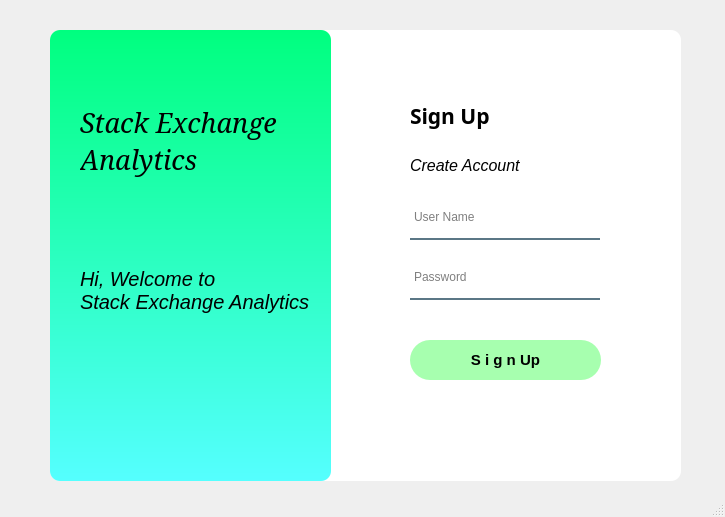
<?xml version="1.0" encoding="UTF-8"?>
<ui version="4.0">
 <class>MainWindow</class>
 <widget class="QMainWindow" name="MainWindow">
  <property name="geometry">
   <rect>
    <x>0</x>
    <y>0</y>
    <width>725</width>
    <height>517</height>
   </rect>
  </property>
  <property name="windowTitle">
   <string>MainWindow</string>
  </property>
  <widget class="QWidget" name="centralwidget">
   <widget class="QLabel" name="backlabel">
    <property name="geometry">
     <rect>
      <x>50</x>
      <y>30</y>
      <width>631</width>
      <height>451</height>
     </rect>
    </property>
    <property name="styleSheet">
     <string notr="true">background-color:rgba(255,255,255,255);
border-radius:10px;</string>
    </property>
    <property name="text">
     <string/>
    </property>
   </widget>
   <widget class="QLabel" name="lbl_logo">
    <property name="geometry">
     <rect>
      <x>80</x>
      <y>100</y>
      <width>231</width>
      <height>81</height>
     </rect>
    </property>
    <property name="font">
     <font>
      <family>Elephant</family>
      <pointsize>20</pointsize>
      <weight>50</weight>
      <italic>true</italic>
      <bold>false</bold>
     </font>
    </property>
    <property name="styleSheet">
     <string notr="true">color:rgb(0, 0, 0);
font: ;
font: italic 20pt &quot;Elephant&quot;;</string>
    </property>
    <property name="text">
     <string>Stack Exchange 
Analytics</string>
    </property>
   </widget>
   <widget class="QLabel" name="lbl_subheading">
    <property name="geometry">
     <rect>
      <x>80</x>
      <y>240</y>
      <width>261</width>
      <height>101</height>
     </rect>
    </property>
    <property name="font">
     <font>
      <family>MS Sans Serif</family>
      <pointsize>15</pointsize>
      <weight>9</weight>
      <italic>true</italic>
      <bold>false</bold>
     </font>
    </property>
    <property name="styleSheet">
     <string notr="true">color:rgba(0000);
font: ;
font: 75 italic 15pt &quot;MS Sans Serif&quot;;</string>
    </property>
    <property name="text">
     <string>Hi, Welcome to
Stack Exchange Analytics</string>
    </property>
   </widget>
   <widget class="QLabel" name="heading_label">
    <property name="geometry">
     <rect>
      <x>410</x>
      <y>100</y>
      <width>101</width>
      <height>31</height>
     </rect>
    </property>
    <property name="font">
     <font>
      <family>Rockwell</family>
      <pointsize>16</pointsize>
      <weight>75</weight>
      <bold>true</bold>
     </font>
    </property>
    <property name="styleSheet">
     <string notr="true">color:(0,0,0,200);
font-size:18;
</string>
    </property>
    <property name="text">
     <string>Sign Up</string>
    </property>
   </widget>
   <widget class="QLabel" name="frontlabel">
    <property name="geometry">
     <rect>
      <x>50</x>
      <y>30</y>
      <width>281</width>
      <height>451</height>
     </rect>
    </property>
    <property name="font">
     <font>
      <family>Rockwell</family>
      <weight>50</weight>
      <bold>false</bold>
     </font>
    </property>
    <property name="styleSheet">
     <string notr="true">background-color: qlineargradient(spread:pad, x1:0, y1:0, x2:0, y2:1, stop:0 rgb(0, 255, 127), stop:1 #55ffff);
border-radius:10px;</string>
    </property>
    <property name="text">
     <string/>
    </property>
   </widget>
   <widget class="QLineEdit" name="PassLine">
    <property name="geometry">
     <rect>
      <x>410</x>
      <y>260</y>
      <width>190</width>
      <height>40</height>
     </rect>
    </property>
    <property name="font">
     <font>
      <pointsize>9</pointsize>
     </font>
    </property>
    <property name="styleSheet">
     <string notr="true">background-color:rgba(0,0,0,0);
border:2px solid rgba(0,0,0,0);
border-bottom-color:rgba(46,82,101,200);
color:rgb(0,0,0);
padding-bottom:7px;</string>
    </property>
    <property name="echoMode">
     <enum>QLineEdit::Password</enum>
    </property>
    <property name="placeholderText">
     <string>Password</string>
    </property>
   </widget>
   <widget class="QPushButton" name="signupbutton">
    <property name="geometry">
     <rect>
      <x>410</x>
      <y>340</y>
      <width>191</width>
      <height>40</height>
     </rect>
    </property>
    <property name="palette">
     <palette>
      <active>
       <colorrole role="WindowText">
        <brush brushstyle="SolidPattern">
         <color alpha="255">
          <red>0</red>
          <green>0</green>
          <blue>0</blue>
         </color>
        </brush>
       </colorrole>
       <colorrole role="Button">
        <brush brushstyle="SolidPattern">
         <color alpha="255">
          <red>167</red>
          <green>255</green>
          <blue>175</blue>
         </color>
        </brush>
       </colorrole>
       <colorrole role="Text">
        <brush brushstyle="SolidPattern">
         <color alpha="255">
          <red>0</red>
          <green>0</green>
          <blue>0</blue>
         </color>
        </brush>
       </colorrole>
       <colorrole role="ButtonText">
        <brush brushstyle="SolidPattern">
         <color alpha="255">
          <red>0</red>
          <green>0</green>
          <blue>0</blue>
         </color>
        </brush>
       </colorrole>
       <colorrole role="Base">
        <brush brushstyle="SolidPattern">
         <color alpha="255">
          <red>167</red>
          <green>255</green>
          <blue>175</blue>
         </color>
        </brush>
       </colorrole>
       <colorrole role="Window">
        <brush brushstyle="SolidPattern">
         <color alpha="255">
          <red>167</red>
          <green>255</green>
          <blue>175</blue>
         </color>
        </brush>
       </colorrole>
      </active>
      <inactive>
       <colorrole role="WindowText">
        <brush brushstyle="SolidPattern">
         <color alpha="255">
          <red>0</red>
          <green>0</green>
          <blue>0</blue>
         </color>
        </brush>
       </colorrole>
       <colorrole role="Button">
        <brush brushstyle="SolidPattern">
         <color alpha="255">
          <red>167</red>
          <green>255</green>
          <blue>175</blue>
         </color>
        </brush>
       </colorrole>
       <colorrole role="Text">
        <brush brushstyle="SolidPattern">
         <color alpha="255">
          <red>0</red>
          <green>0</green>
          <blue>0</blue>
         </color>
        </brush>
       </colorrole>
       <colorrole role="ButtonText">
        <brush brushstyle="SolidPattern">
         <color alpha="255">
          <red>0</red>
          <green>0</green>
          <blue>0</blue>
         </color>
        </brush>
       </colorrole>
       <colorrole role="Base">
        <brush brushstyle="SolidPattern">
         <color alpha="255">
          <red>167</red>
          <green>255</green>
          <blue>175</blue>
         </color>
        </brush>
       </colorrole>
       <colorrole role="Window">
        <brush brushstyle="SolidPattern">
         <color alpha="255">
          <red>167</red>
          <green>255</green>
          <blue>175</blue>
         </color>
        </brush>
       </colorrole>
      </inactive>
      <disabled>
       <colorrole role="WindowText">
        <brush brushstyle="SolidPattern">
         <color alpha="255">
          <red>0</red>
          <green>0</green>
          <blue>0</blue>
         </color>
        </brush>
       </colorrole>
       <colorrole role="Button">
        <brush brushstyle="SolidPattern">
         <color alpha="255">
          <red>167</red>
          <green>255</green>
          <blue>175</blue>
         </color>
        </brush>
       </colorrole>
       <colorrole role="Text">
        <brush brushstyle="SolidPattern">
         <color alpha="255">
          <red>0</red>
          <green>0</green>
          <blue>0</blue>
         </color>
        </brush>
       </colorrole>
       <colorrole role="ButtonText">
        <brush brushstyle="SolidPattern">
         <color alpha="255">
          <red>0</red>
          <green>0</green>
          <blue>0</blue>
         </color>
        </brush>
       </colorrole>
       <colorrole role="Base">
        <brush brushstyle="SolidPattern">
         <color alpha="255">
          <red>167</red>
          <green>255</green>
          <blue>175</blue>
         </color>
        </brush>
       </colorrole>
       <colorrole role="Window">
        <brush brushstyle="SolidPattern">
         <color alpha="255">
          <red>167</red>
          <green>255</green>
          <blue>175</blue>
         </color>
        </brush>
       </colorrole>
      </disabled>
     </palette>
    </property>
    <property name="font">
     <font>
      <pointsize>11</pointsize>
      <weight>75</weight>
      <bold>true</bold>
     </font>
    </property>
    <property name="styleSheet">
     <string notr="true">QPushButton{
	color: #000;
	background-color:rgb(167, 255, 175);
	border-radius:20px;
}
QPushButton:hover{
	color: #000;
	background-color:qlineargradient(spread:pad, x1:0, y1:0, x2:1, y2:0, stop:0 rgb(129, 255, 213), stop:1 rgb(133, 255, 106));;
	border-radius:20px;
}

</string>
    </property>
    <property name="text">
     <string>S i g n Up</string>
    </property>
    <property name="autoRepeat">
     <bool>false</bool>
    </property>
    <property name="autoExclusive">
     <bool>false</bool>
    </property>
   </widget>
   <widget class="QLineEdit" name="UserLine">
    <property name="geometry">
     <rect>
      <x>410</x>
      <y>200</y>
      <width>190</width>
      <height>40</height>
     </rect>
    </property>
    <property name="font">
     <font>
      <pointsize>9</pointsize>
     </font>
    </property>
    <property name="styleSheet">
     <string notr="true">background-color:rgba(0,0,0,0);
border:2px solid rgba(0,0,0,0);
border-bottom-color:rgba(46,82,101,200);
color:rgb(0,0,0);
padding-bottom:7px;</string>
    </property>
    <property name="placeholderText">
     <string>User Name</string>
    </property>
   </widget>
   <widget class="QLabel" name="heading_label_2">
    <property name="geometry">
     <rect>
      <x>410</x>
      <y>150</y>
      <width>171</width>
      <height>31</height>
     </rect>
    </property>
    <property name="font">
     <font>
      <family>MS Sans Serif</family>
      <pointsize>12</pointsize>
      <weight>50</weight>
      <italic>true</italic>
      <bold>false</bold>
     </font>
    </property>
    <property name="styleSheet">
     <string notr="true">font: italic 12pt &quot;MS Sans Serif&quot;;
</string>
    </property>
    <property name="text">
     <string>Create Account</string>
    </property>
   </widget>
   <zorder>backlabel</zorder>
   <zorder>frontlabel</zorder>
   <zorder>lbl_logo</zorder>
   <zorder>lbl_subheading</zorder>
   <zorder>heading_label</zorder>
   <zorder>PassLine</zorder>
   <zorder>signupbutton</zorder>
   <zorder>UserLine</zorder>
   <zorder>heading_label_2</zorder>
  </widget>
  <widget class="QStatusBar" name="statusbar"/>
 </widget>
 <resources/>
 <connections/>
</ui>
